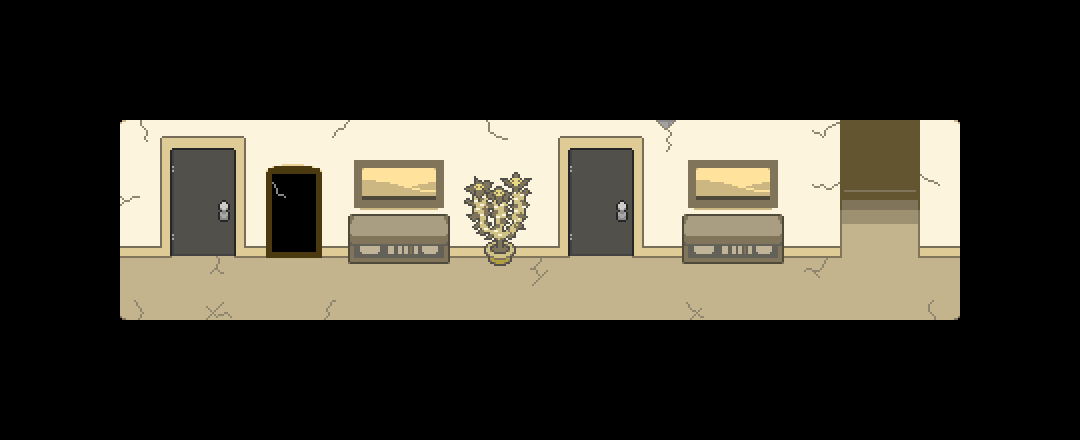

A level layout from a 2D game, rendered from its tile map. Below: a short description, then the map file with its tile-grid data intact:
An orthogonal 27x11 tile map with 40x40 px tiles, 1 tile layer (Tile Layer 1) and 14 objects (2x interactable, mirror, transition, spawn, entry).

<map version="1.10" tiledversion="1.12.2" orientation="orthogonal" renderorder="right-down" width="27" height="11" tilewidth="40" tileheight="40" infinite="0" nextlayerid="6" nextobjectid="38">
 <editorsettings>
  <export target="hallway.lua" format="lua" />
 </editorsettings>
 <properties>
  <property name="light" type="bool" value="true" />
 </properties>
 <tileset firstgid="1" source="../tilesets/hallway.tsx" />
 <objectgroup id="5" name="objects_under">
  <object id="37" name="mirror" x="260" y="130" width="70" height="130" />
 </objectgroup>
 <layer id="1" name="Tile Layer 1" width="27" height="11">
  <data encoding="csv">
1,2,3,4,5,6,7,8,9,10,11,12,13,14,15,16,17,18,19,20,21,22,23,24,25,26,27,
28,29,30,31,32,33,34,35,36,37,38,39,40,41,42,43,44,45,46,47,48,49,50,51,52,53,54,
55,56,57,58,59,60,61,62,63,64,65,66,67,68,69,70,71,72,73,74,75,76,77,78,79,80,81,
82,83,84,85,86,87,88,89,90,91,92,93,94,95,96,97,98,99,100,101,102,103,104,105,106,107,108,
109,110,111,112,113,114,115,116,117,118,119,120,121,122,123,124,125,126,127,128,129,130,131,132,133,134,135,
136,137,138,139,140,141,142,143,144,145,146,147,148,149,150,151,152,153,154,155,156,157,158,159,160,161,162,
163,164,165,166,167,168,169,170,171,172,173,174,175,176,177,178,179,180,181,182,183,184,185,186,187,188,189,
190,191,192,193,194,195,196,197,198,199,200,201,202,203,204,205,206,207,208,209,210,211,212,213,214,215,216,
217,218,219,220,221,222,223,224,225,226,227,228,229,230,231,232,233,234,235,236,237,238,239,240,241,242,243,
244,245,246,247,248,249,250,251,252,253,254,255,256,257,258,259,260,261,262,263,264,265,266,267,268,269,270,
271,272,273,274,275,276,277,278,279,280,281,282,283,284,285,286,287,288,289,290,291,292,293,294,295,296,297
</data>
 </layer>
 <objectgroup id="2" name="objects_party">
  <object id="4" name="transition" x="568.625" y="219.375" width="64.75" height="36">
   <properties>
    <property name="map" value="room_cesar" />
    <property name="marker" value="entry" />
   </properties>
  </object>
  <object id="19" name="interactable" x="265" y="163.5" width="55.5" height="95">
   <properties>
    <property name="text1" value="* It's what they call &quot;you&quot;." />
   </properties>
  </object>
  <object id="20" name="interactable" x="161" y="134.5" width="82.5" height="122.5">
   <properties>
    <property name="text1" value="* The door is locked." />
   </properties>
  </object>
 </objectgroup>
 <objectgroup color="#1100ff" id="3" name="markers">
  <object id="1" name="spawn" x="600" y="290">
   <point />
  </object>
  <object id="2" name="entry" x="880.904" y="221.714">
   <point />
  </object>
 </objectgroup>
 <objectgroup color="#ff0004" id="4" name="collision">
  <object id="7" x="-3" y="-16" width="1100" height="138" />
  <object id="10" x="-126" y="320" width="1297" height="126" />
  <object id="9" x="-96" y="-112" width="216" height="597" />
  <object id="8" x="960" y="9" width="184" height="491" />
  <object id="15" x="633.5" y="122" width="205" height="134" />
  <object id="16" x="918.5" y="120.5" width="45" height="140" />
  <object id="17" x="114.5" y="120" width="54.5" height="136" />
  <object id="18" x="235.5" y="117.5" width="332.5" height="138.5" />
 </objectgroup>
</map>
